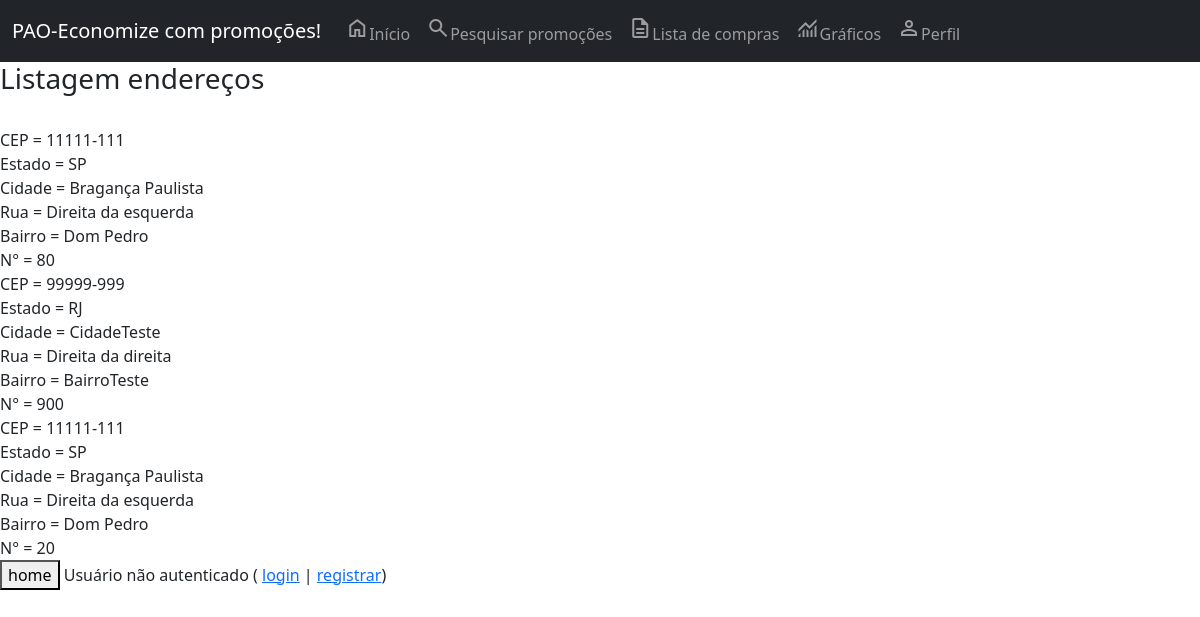
Before: /listagem-enderecos/ with the older database file.
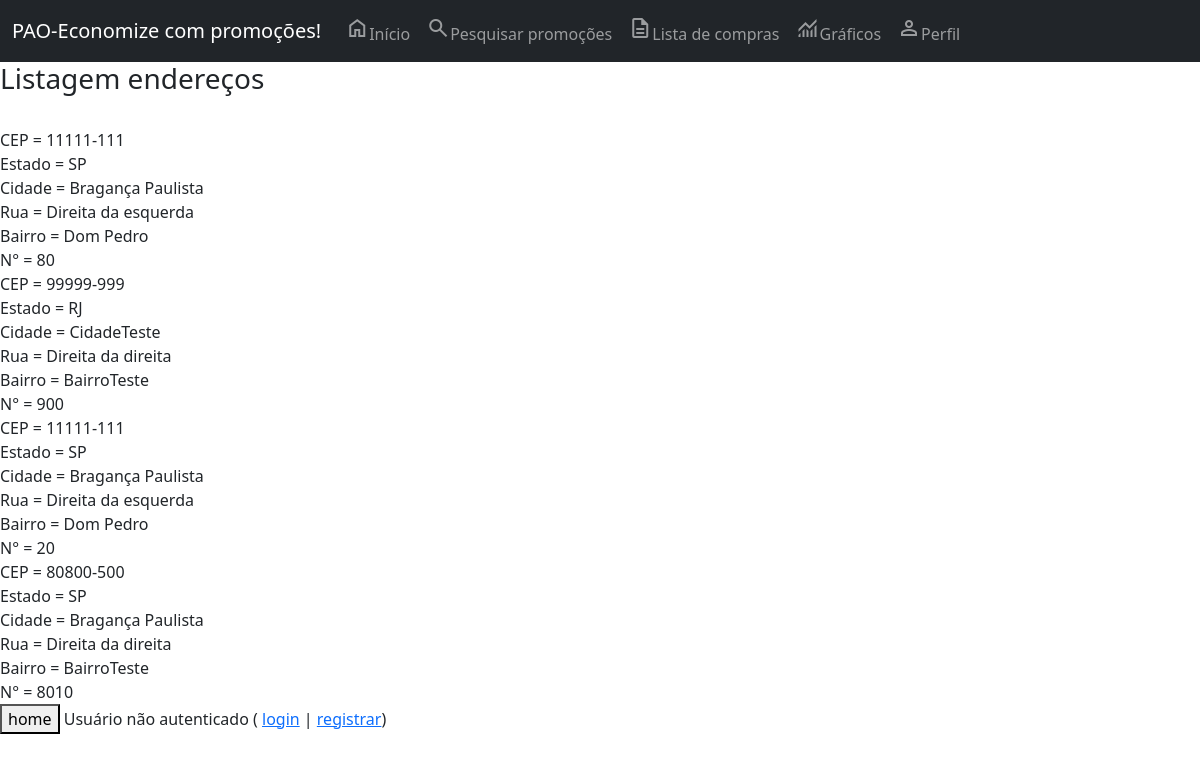
After: the same page with the newer database file.
### core/models.py (models this page shows, shortened)
class Endereco(models.Model):
    cep = models.CharField(max_length=100, verbose_name='CEP')
    estado = models.CharField(max_length=2, verbose_name='Estado')
    cidade = models.CharField(max_length=100, verbose_name='Cidade')
    rua = models.CharField(max_length=100, verbose_name='Rua')
    bairro = models.CharField(max_length=100, blank=True, null=True, verbose_name='Bairro')
    numero = models.IntegerField(blank=True, null=True, verbose_name='Número')
    class Meta:
        verbose_name_plural = 'Endereço'

### core/views.py (the view)
# urls.py: path('listagem-enderecos/', listagem_enderecos, name='url_listagem_enderecos'),
def listagem_enderecos(request):
    dados = Endereco.objects.all()
    contexto = {'dados': dados}
    return render(request, 'core/listagem_enderecos.html', contexto)

### core/templates/core/listagem_enderecos.html (shortened to what this page needs)
{% extends 'base.html' %}
{% load static %}
{% block main %}
<h3>Listagem endereços</h3> <br>
{% for i in dados %}
    CEP = {% if i.cep %} {{ i.cep }} {% endif %} <br>
    Estado = {% if i.estado %} {{ i.estado }} {% endif %} <br>
    Cidade = {% if i.cidade %} {{ i.cidade }} {% endif %} <br>
    Rua = {% if i.rua %} {{ i.rua }} {% endif %} <br>
    Bairro = {% if i.bairro %} {{ i.bairro }} {% endif %} <br>
    N° = {% if i.numero %} {{ i.numero }} {% endif %} <br>
{% endfor %}
<button onclick="window.location.href='/'">home</button>
{% endblock %}

Changed rows visible on the page:
added Endereco: cep "80800-500", estado "SP", cidade "Bragança Paulista", rua "Direita da direita", bairro "BairroTeste", numero "8010"
